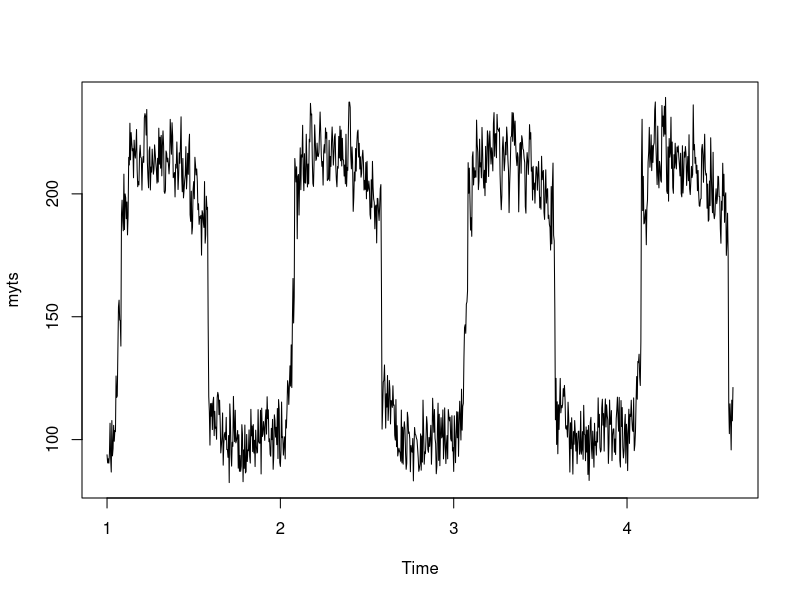
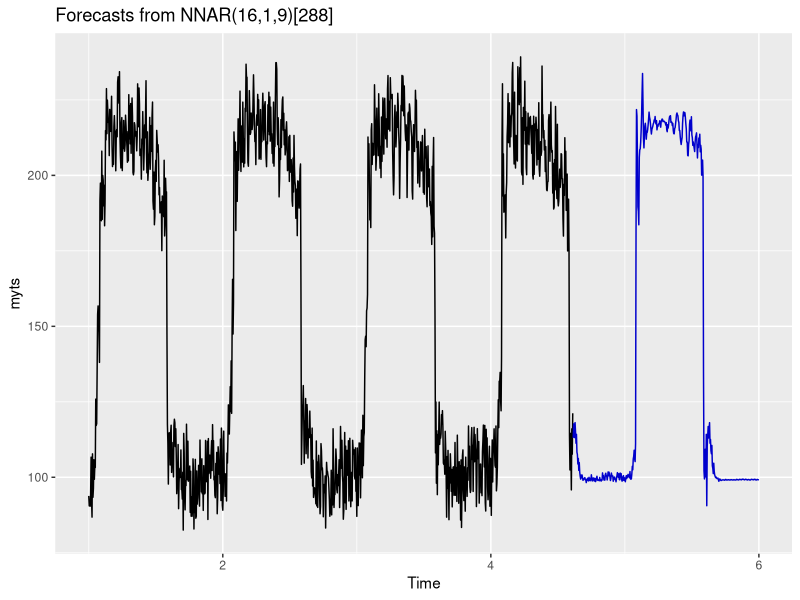
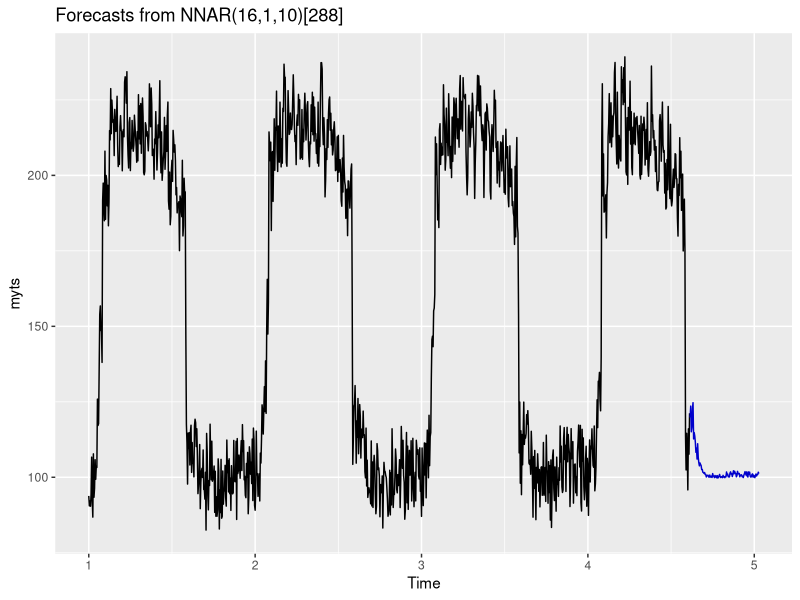

The R script that drew these images, in order:

# Neural Network Autoregression Model (NNAR)
# Autregression based neural net
# A neural network simplifies input variables over one or more
# layers into one output value
# p lagged values as input, k nodes, output - NNAR(p, k)
# For seasonal model, also include P seasonal lag, output - NNAR(p, P, k)
# nnet do not perform well with trending data, so de-trend or differencing

#--------------------------------------------------------------

APTelectric <- read.csv("APTelectricity.csv")
myts = ts(APTelectric$watt, frequency = 288)
plot(myts)

set.seed(34)
library(forecast)

# fit neural net
fit = nnetar(myts)

nnetforecast <- forecast(fit, h = 400, PI = F)

library(ggplot2)
autoplot(nnetforecast)
# model takes last 16 lags, 1 seasonal lag, and simplifies these to
# 9 nodes or neurons in the hidden layer


#--------------------------------------------------------------
## Using an external regressor in a neural net
#--------------------------------------------------------------
# need numeric variables (not factor or character)

fit2 = nnetar(myts, xreg = APTelectric$appliances)

# Defining the vector which we want to forecast

y =rep(2, times = 12*10)

nnetforecast <- forecast(fit2, xreg = y, PI = F)
autoplot(nnetforecast)
